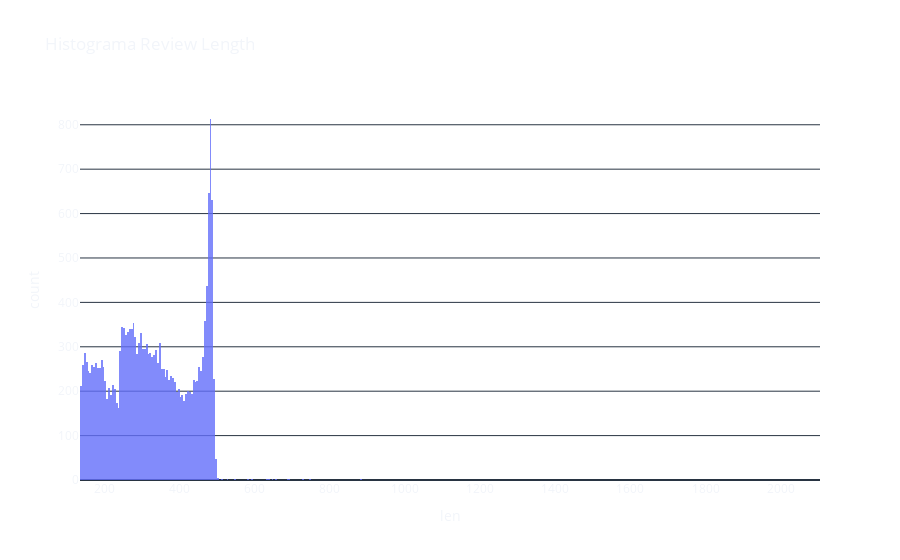
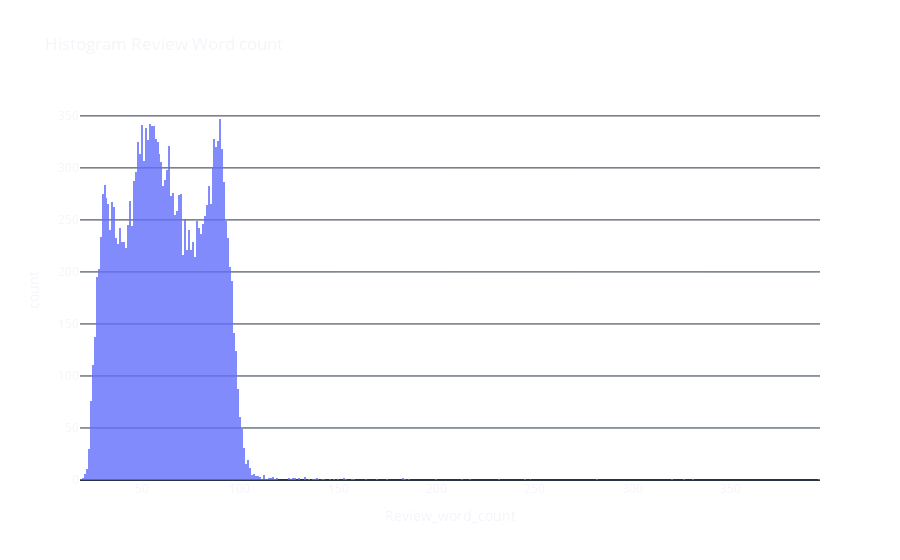

These figures' notebook cell, in order:
### Markdown cell above
**Univariate visualization**

- *Univariate data visualization plots help us comprehend the enumerative properties as well as a descriptive summary of the particular data variable.*

### Code cell
import plotly.graph_objects as go
import plotly.express as px
from textblob import TextBlob

df = pd.read_excel(r'data\google_play_apps_review(en).xlsx')
df['Review_word_count'] = df['content'].apply(lambda x: len(str(x).split()))

fig = px.histogram(df, x='len',
                   title='Histograma Review Length',
                   opacity=0.8,
                   )
fig.update_layout(  template= 'plotly_dark',
                    paper_bgcolor='rgba(0, 0, 0, 0)',
                    plot_bgcolor='rgba(0, 0, 0, 0)'
                    )                   
fig.show()


fig = px.histogram(df, x='Review_word_count',
                   title='Histogram Review Word count',
                   opacity=0.8,
                   )
fig.update_layout(  template= 'plotly_dark',
                    paper_bgcolor='rgba(0, 0, 0, 0)',
                    plot_bgcolor='rgba(0, 0, 0, 0)'
                    )                   
fig.show()
df2 = df.loc[df['Review_word_count'].idxmax()] 
print('Review with largest word count: \n')
print(df2['content'])
df3 = df.loc[df['Review_word_count'].idxmin()] 
print('\nReview with lowest word count: \n')
print(df3['content'])

### Figure 1 — Plotly figure (JSON) as saved in the notebook; plotly's stock layout.template omitted (floating-point values rounded to 4 significant figures; data arrays with more than 128 entries replaced by an {"elided": "..."} marker saying what was removed)
{"data": [{"alignmentgroup": "True", "bingroup": "x", "hovertemplate": "len=%{x}<br>count=%{y}<extra></extra>", "legendgroup": "", "marker": {"color": "#636efa", "opacity": 0.8, "pattern": {"shape": ""}}, "name": "", "offsetgroup": "", "orientation": "v", "showlegend": false, "type": "histogram", "x": {"elided": "20000 int values"}, "xaxis": "x", "yaxis": "y"}], "layout": {"barmode": "relative", "legend": {"tracegroupgap": 0}, "paper_bgcolor": "rgba(0, 0, 0, 0)", "plot_bgcolor": "rgba(0, 0, 0, 0)", "title": {"text": "Histograma Review Length"}, "xaxis": {"anchor": "y", "domain": [0, 1], "title": {"text": "len"}}, "yaxis": {"anchor": "x", "domain": [0, 1], "title": {"text": "count"}}}}

### Figure 2 — Plotly figure (JSON) as saved in the notebook; plotly's stock layout.template omitted (floating-point values rounded to 4 significant figures; data arrays with more than 128 entries replaced by an {"elided": "..."} marker saying what was removed)
{"data": [{"alignmentgroup": "True", "bingroup": "x", "hovertemplate": "Review_word_count=%{x}<br>count=%{y}<extra></extra>", "legendgroup": "", "marker": {"color": "#636efa", "opacity": 0.8, "pattern": {"shape": ""}}, "name": "", "offsetgroup": "", "orientation": "v", "showlegend": false, "type": "histogram", "x": {"elided": "20000 int values"}, "xaxis": "x", "yaxis": "y"}], "layout": {"barmode": "relative", "legend": {"tracegroupgap": 0}, "paper_bgcolor": "rgba(0, 0, 0, 0)", "plot_bgcolor": "rgba(0, 0, 0, 0)", "title": {"text": "Histogram Review Word count"}, "xaxis": {"anchor": "y", "domain": [0, 1], "title": {"text": "Review_word_count"}}, "yaxis": {"anchor": "x", "domain": [0, 1], "title": {"text": "count"}}}}
